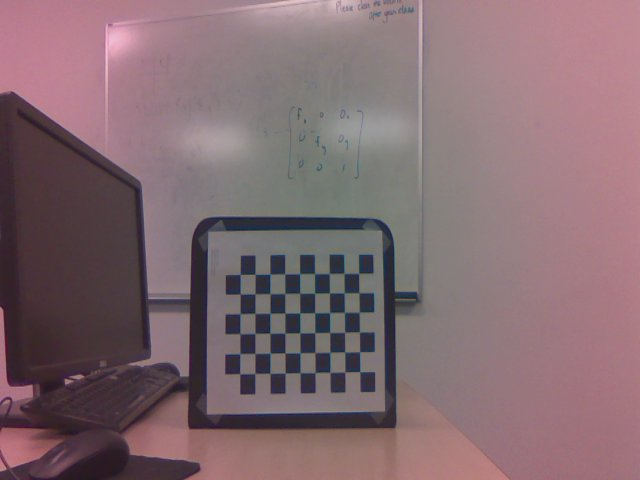
//> input picture opencvrect/nvcamtest_9417_s01_00000.jpg, 640 x 480 px; its folder holds only this picture in this run
$ ./pCalib   (built with g++ and OpenCV 4)
//> lines starting //> are read from the running program, lines starting //| are printed output that depends on the picture; after the words box and inside, x2 and y2 are one past the last pixel; in counts of white or black regions, pixels touching at a corner belong together
#include <opencv2/opencv.hpp>
#include <vector>
#include <iostream>

int main() {
    // Prepare object points (3D points in real world space)
    int board_width = 9;  // Checkerboard width (columns)
    int board_height = 6; // Checkerboard height (rows)
    float square_size = 23.0f; // The size of a square mm
    int imageWidth =640;
    int imageHeight =480;

    std::vector<cv::Point3f> object_points; // 3D points in real world space
    for (int i = 0; i < board_height; i++) {
        for (int j = 0; j < board_width; j++) {
            object_points.push_back(cv::Point3f(j * square_size, i * square_size, 0.0f));
        }
    }

    // Vector to store the 2D image points and object points from each image
    std::vector<std::vector<cv::Point2f>> image_points; // 2D points in the image plane
    std::vector<std::vector<cv::Point3f>> object_points_all; // 3D object points
    std::vector<cv::Mat> rvecs, tvecs; // Rotation and translation vectors

    // Read images for calibration
    std::vector<cv::String> filenames;
//    cv::glob("nvcamtest_7559_s01_*.jpg", filenames);
  cv::glob("nvcamtest_9417_s01_*.jpg", filenames);

    for (size_t i = 0; i < filenames.size(); i++) {
        cv::Mat img = cv::imread(filenames[i]);
//> img is the input picture: 480 rows x 640 cols, CV_8UC3; mean B, G, R 113, 107.2, 131.1
        cv::Mat gray;
        cv::cvtColor(img, gray, cv::COLOR_BGR2GRAY);
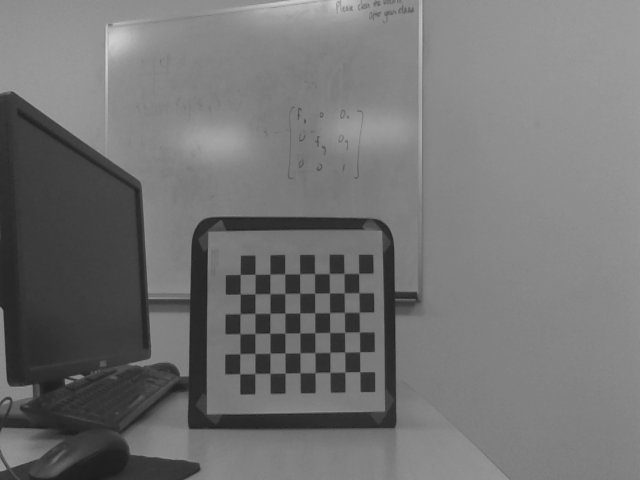
//> gray: 480 rows x 640 cols, CV_8UC1; min 27, max 210, mean 115

        std::vector<cv::Point2f> corners;

        // Find the chessboard corners
        bool found = cv::findChessboardCorners(gray, cv::Size(board_width, board_height), corners,
                                                cv::CALIB_CB_ADAPTIVE_THRESH | cv::CALIB_CB_NORMALIZE_IMAGE);
//> corners = 54 Points (x, y), first 12: [359.9, 371.6], [345.1, 372.3], [329.3, 371.9], [314.9, 373.6], [299.4, 372.6], [285.2, 373.1], [269.4, 372.8], [255.2, 371.8], [240.3, 374.2], [360.2, 351.9], [344.6, 351.8], [329.9, 352.5]; found = true

        if (found) {

            // Refine corner locations
            cv::cornerSubPix(gray, corners, cv::Size(11, 11), cv::Size(-1, -1),
                          cv::TermCriteria(cv::TermCriteria::EPS | cv::TermCriteria::MAX_ITER, 30, 0.1));
//> corners = 54 Points (x, y), first 12: [359.8, 371.7], [344.9, 372], [330, 372.3], [315, 372.5], [300.1, 372.7], [285.1, 373.1], [269.9, 373.3], [254.9, 373.5], [239.7, 373.7], [359.6, 351.8], [344.7, 352], [329.8, 352.4]

            // store corners and image points
             image_points.push_back(corners);
//> image_points = 1 point lists
             object_points_all.push_back(object_points);

            // Draw corners for visualization
            cv::drawChessboardCorners(img, cv::Size(board_width, board_height), corners, found);
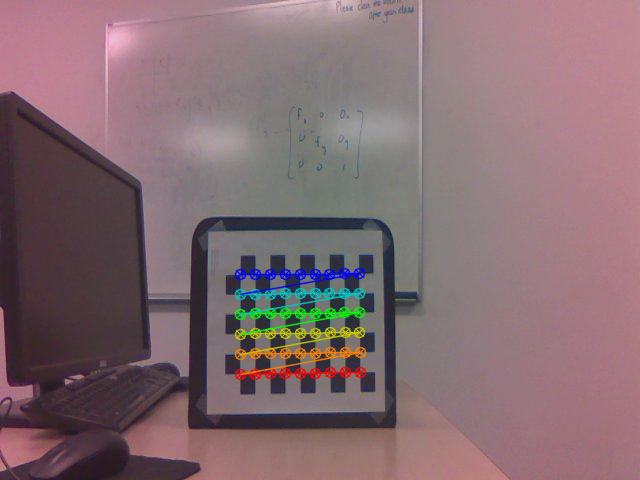
//> img: 480 rows x 640 cols, CV_8UC3; 2.56% of pixels changed, all inside (x1, y1, x2, y2) = (234, 267, 367, 381)
            cv::imshow("Chessboard", img);
            cv::waitKey(1000); // Wait for half a second before moving to the next image
        }
    }

    cv::destroyAllWindows();

    // Calibrate the camera
    cv::Mat camera_matrix = cv::Mat::eye(3, 3, CV_64F);  // Intrinsic camera matrix
    cv::Mat dist_coeffs = cv::Mat::zeros(8, 1, CV_64F);  // Distortion coefficients

    // Perform the calibration
    double rms = cv::calibrateCamera(object_points_all, image_points, cv::Size(imageWidth,imageHeight),
                                     camera_matrix, dist_coeffs, rvecs, tvecs);
//> camera_matrix = [[636.2, 0, 310.5], [0, 813.5, 182.2], [0, 0, 1]]; dist_coeffs = [-0.649, 4.96, 0.0702, 0.000548, -30.98]; rms = 0.123

    std::cout << "Camera calibration done with RMS error: " << rms << std::endl;
//| Camera calibration done with RMS error: 0.123397

    std::cout << "Camera Matrix: " << camera_matrix << std::endl;
//| Camera Matrix: [636.1869151484655, 0, 310.5240587089858;
//|  0, 813.4956726268027, 182.1998514326487;
//|  0, 0, 1]
    std::cout << "Distortion Coefficients: " << dist_coeffs << std::endl;
//| Distortion Coefficients: [-0.6491155120999144;
//|  4.958934534941687;
//|  0.07021825471329383;
//|  0.0005484222090000494;
//|  -30.97607618056667]


    return 0;
}

$ run again, on opencvrect/nvcamtest_9417_s01_00005.jpg
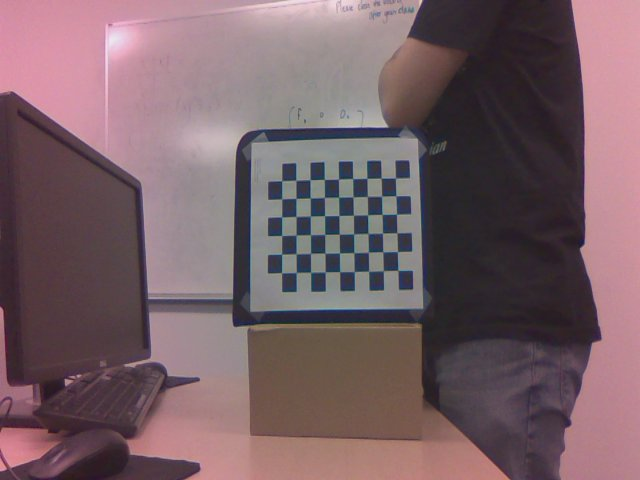
//> input picture opencvrect/nvcamtest_9417_s01_00005.jpg, 640 x 480 px
//> img is the input picture: 480 rows x 640 cols, CV_8UC3; mean B, G, R 102.3, 96.4, 119.4
//> `cv::cvtColor(img, gray, cv::COLOR_BGR2GRAY);`:
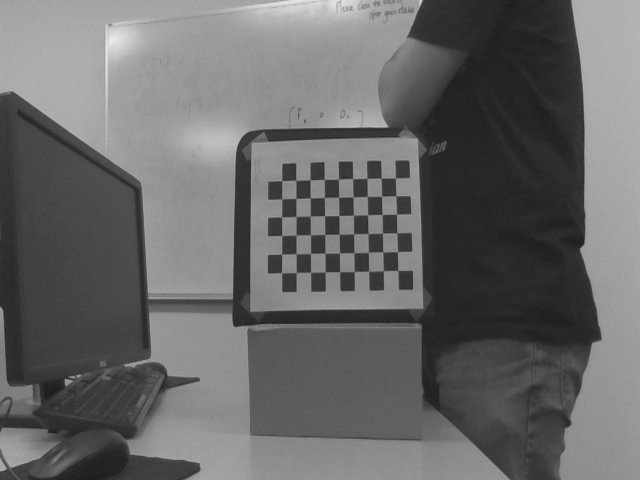
//> gray: 480 rows x 640 cols, CV_8UC1; min 28, max 234, mean 104
//> `bool found = cv::findChessboardCorners(gray, cv::Size(board_width, boa..`: corners = 54 Points (x, y), first 12: [397.8, 270.4], [383.4, 270.8], [368.5, 271.2], [354.3, 271.7], [339.6, 271.6], [325.3, 271.9], [310.5, 272.3], [296.3, 272.6], [281.4, 272.7], [397.5, 251.7], [382.6, 251.7], [368.3, 252]; found = true
//> `cv::cornerSubPix(gray, corners, cv::Size(11, 11), cv::Size(-1, -1), cv..`: corners = 54 Points (x, y), first 12: [397.8, 270.4], [383.3, 270.7], [368.6, 271.2], [354.2, 271.5], [339.6, 271.7], [325.2, 271.9], [310.6, 272.4], [296.2, 272.5], [281.6, 272.7], [397.4, 251.6], [382.8, 251.8], [368.4, 252.3]
//> image_points = 1 point lists
//> `cv::drawChessboardCorners(img, cv::Size(board_width, board_height), co..`:
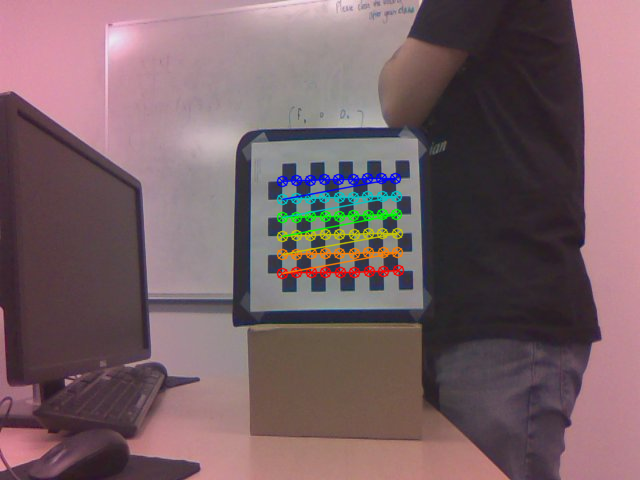
//> img: 480 rows x 640 cols, CV_8UC3; 2.49% of pixels changed, all inside (x1, y1, x2, y2) = (276, 172, 405, 280)
//> camera_matrix = [[593.6, 0, 312.5], [0, 779.2, 247.2], [0, 0, 1]]; dist_coeffs = [-0.988, 53.95, 0.00307, 0.00248, -1160.3]; rms = 0.121
//| Camera calibration done with RMS error: 0.121123
//| Camera Matrix: [593.5728494139443, 0, 312.4802801549808;
//|  0, 779.1863991893213, 247.2470116194838;
//|  0, 0, 1]
//| Distortion Coefficients: [-0.9878333969961309;
//|  53.94912196206453;
//|  0.003066670424851607;
//|  0.00247813797443995;
//|  -1160.286162221393]

$ run again, on opencvrect/nvcamtest_9417_s01_00006.jpg
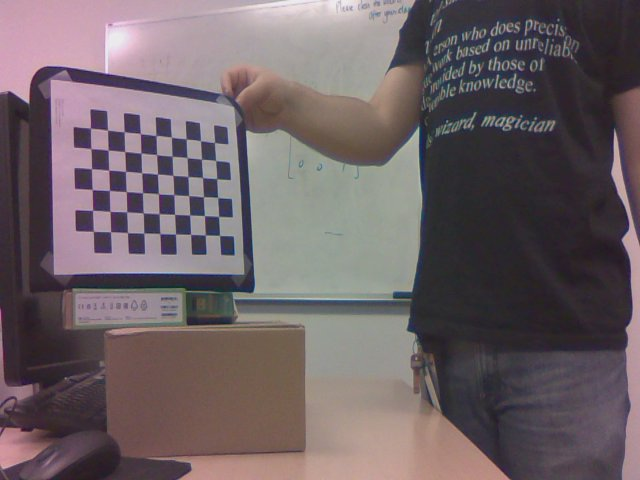
//> input picture opencvrect/nvcamtest_9417_s01_00006.jpg, 640 x 480 px
//> img is the input picture: 480 rows x 640 cols, CV_8UC3; mean B, G, R 101.3, 97.3, 109.3
//> `cv::cvtColor(img, gray, cv::COLOR_BGR2GRAY);`:
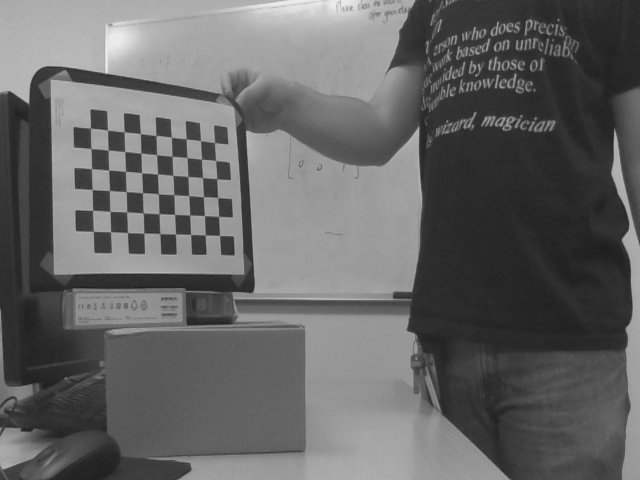
//> gray: 480 rows x 640 cols, CV_8UC1; min 28, max 240, mean 101.3
//> `bool found = cv::findChessboardCorners(gray, cv::Size(board_width, boa..`: corners = 54 Points (x, y), first 12: [219.5, 235.4], [205.3, 235.1], [190.5, 234.2], [175.5, 234], [159.8, 233.7], [143.7, 233.1], [127.6, 232.7], [110.6, 231.8], [93.45, 231.4], [218.5, 216.6], [204.4, 215.6], [189.5, 215]; found = true
//> `cv::cornerSubPix(gray, corners, cv::Size(11, 11), cv::Size(-1, -1), cv..`: corners = 54 Points (x, y), first 12: [219.6, 235.4], [205.2, 234.9], [190.6, 234.4], [175.5, 234], [159.8, 233.6], [143.8, 233.1], [127.5, 232.6], [110.5, 231.8], [93.33, 231.3], [218.6, 216.4], [204.5, 215.6], [189.6, 215]
//> image_points = 1 point lists
//> `cv::drawChessboardCorners(img, cv::Size(board_width, board_height), co..`:
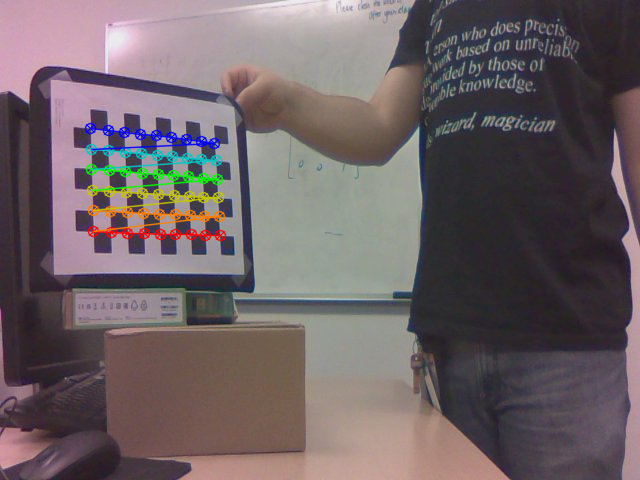
//> img: 480 rows x 640 cols, CV_8UC3; 2.62% of pixels changed, all inside (x1, y1, x2, y2) = (84, 122, 227, 242)
//> camera_matrix = [[594.2, 0, 313.6], [0, 787.1, 240.8], [0, 0, 1]]; dist_coeffs = [-0.603, 0.279, -0.0139, -0.123, 1.63]; rms = 0.132
//| Camera calibration done with RMS error: 0.131888
//| Camera Matrix: [594.2070577562198, 0, 313.5955846622281;
//|  0, 787.0968905348033, 240.8384717148922;
//|  0, 0, 1]
//| Distortion Coefficients: [-0.6027147060397545;
//|  0.279290229179151;
//|  -0.01389456223051253;
//|  -0.1225970323215696;
//|  1.629783866290112]

$ run again, on opencvrect/nvcamtest_9417_s01_00007.jpg
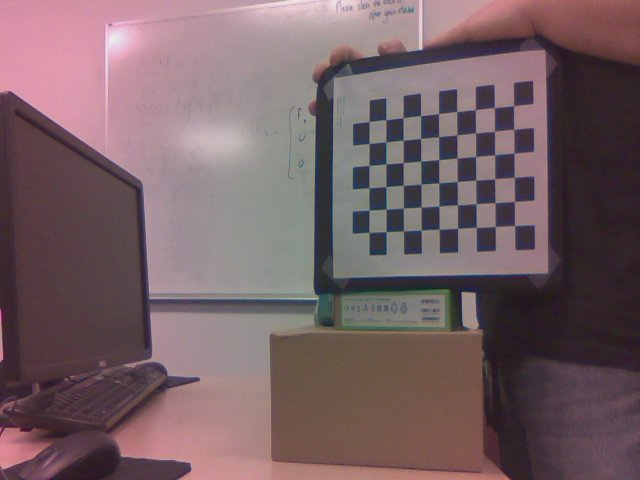
//> input picture opencvrect/nvcamtest_9417_s01_00007.jpg, 640 x 480 px
//> img is the input picture: 480 rows x 640 cols, CV_8UC3; mean B, G, R 101, 96.3, 118
//> `cv::cvtColor(img, gray, cv::COLOR_BGR2GRAY);`:
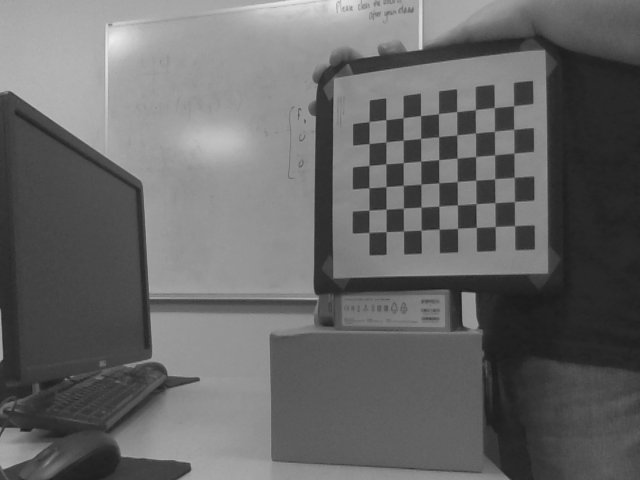
//> gray: 480 rows x 640 cols, CV_8UC1; min 23, max 238, mean 103.3
//> `bool found = cv::findChessboardCorners(gray, cv::Size(board_width, boa..`: corners = 54 Points (x, y), first 12: [514.9, 225.9], [495, 226.7], [476.5, 227.3], [457.5, 228.3], [439.2, 229.2], [421, 230.1], [403.3, 230.8], [386.1, 231.7], [368.9, 232.5], [514.2, 201.8], [494.5, 202.4], [476.2, 203.5]; found = true
//> `cv::cornerSubPix(gray, corners, cv::Size(11, 11), cv::Size(-1, -1), cv..`: corners = 54 Points (x, y), first 12: [514.6, 225.6], [495.2, 226.5], [476.3, 227.4], [457.5, 228.3], [439.2, 229.2], [421.1, 230.1], [403.5, 231], [386.1, 231.7], [369, 232.4], [514.4, 201.5], [494.9, 202.7], [475.9, 203.7]
//> image_points = 1 point lists
//> `cv::drawChessboardCorners(img, cv::Size(board_width, board_height), co..`:
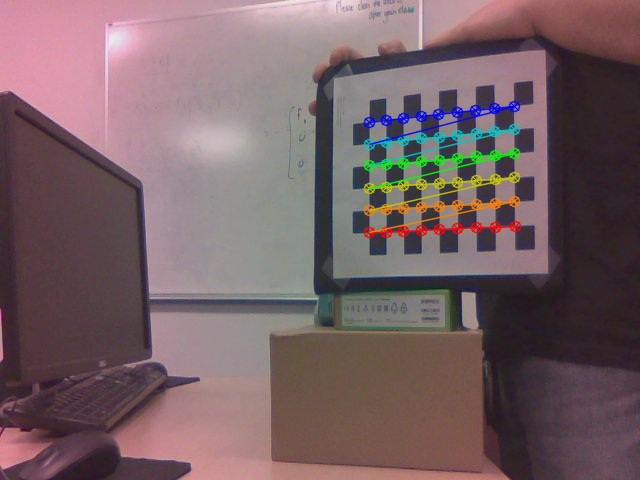
//> img: 480 rows x 640 cols, CV_8UC3; 2.86% of pixels changed, all inside (x1, y1, x2, y2) = (363, 100, 522, 239)
//> camera_matrix = [[958.7, 0, 336.6], [0, 1134.3, 257.3], [0, 0, 1]]; dist_coeffs = [-0.818, 13.78, -0.0127, 0.0257, -122.4]; rms = 0.122
//| Camera calibration done with RMS error: 0.121631
//| Camera Matrix: [958.7004217658886, 0, 336.5545725208215;
//|  0, 1134.265301113822, 257.2666796370445;
//|  0, 0, 1]
//| Distortion Coefficients: [-0.8176349522914543;
//|  13.78201842546447;
//|  -0.01265541682312388;
//|  0.02568705184754371;
//|  -122.3651693423097]
